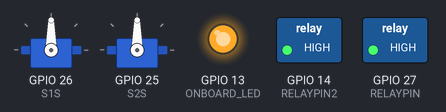
This sketch was run on a simulated ESP32. Shown: 2 × servo, switched loads named in the sketch (green lamp = pin HIGH), output pins drawn as LEDs (lit = HIGH). What the sketch prints to the serial monitor is not drawn.

Above: at 0.1 s.
At 4.35 s:
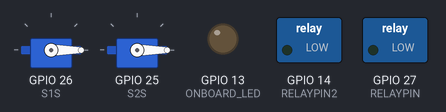
Timing chart, 0 to 5.7 s (numbered marks = the images above):
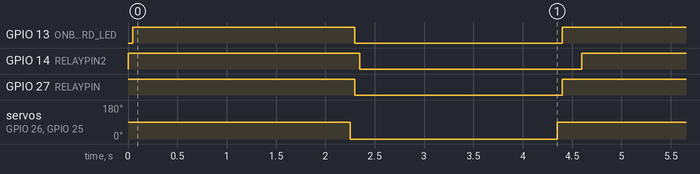

The sketch:

ServoandRelayTest.ino
```cpp
// Identical to DAQBoard code, except meant for flowmeter calibration

/*
This code runs on the DAQ ESP32 and has a couple of main functions.
1. Read sensor data
2. Send sensor data to COM ESP32
3. Recieve servo commands from COM ESP32
4. Send PWM signals to servos
*/

#include <esp_now.h>
#include <WiFi.h>
#include <ESP32Servo.h>
#include <Wire.h>
#include <Arduino.h>
#include "HX711.h"

//define pins to use for the various sensors and connections. define takes up less space on the chip
#define ONBOARD_LED  13

#define CLK 19
#define CLK2 25
#define FM 4

#define S1S 26
#define S2S 25

//define servo min and max values
#define SERVO_MIN_USEC (900)
#define SERVO_MAX_USEC (2100)


int servo1_curr = 0;
int servo2_curr = 0;
int S1=0;
const int RELAYPIN = 27;
const int RELAYPIN2 = 14;


//Initialize the servo objects
Servo servo1;
Servo servo2;


//define servo necessary values
int ADC_Max = 4096;


int count=3;

float endTime;
float timeDiff;


void setup() {
   pinMode(RELAYPIN, OUTPUT);
   pinMode(RELAYPIN2, OUTPUT);

// This statement will declare pin 22 as digital output
digitalWrite(RELAYPIN, HIGH);
digitalWrite(RELAYPIN2, HIGH);

  //attach servo pins
  servo1.attach(S1S,SERVO_MIN_USEC,SERVO_MAX_USEC);
  servo2.attach(S2S,SERVO_MIN_USEC,SERVO_MAX_USEC);

  // attach onboard LED
  pinMode(ONBOARD_LED,OUTPUT);


 Serial.begin(115200);

  // Set device as a Wi-Fi Station

}

void loop() {


  servo1.write(90);
  servo2.write(90);
  delay(50);

  digitalWrite(ONBOARD_LED, HIGH);
  digitalWrite(RELAYPIN, HIGH);
  delay(200);
  digitalWrite(RELAYPIN2, HIGH);
Serial.print("loop");

  delay(2000);

  servo1.write(0);
  servo2.write(0);
  delay(50);
  digitalWrite(ONBOARD_LED, LOW);
  digitalWrite(RELAYPIN, LOW);

  delay(50);
  digitalWrite(RELAYPIN2, LOW);
Serial.print("loop");
  delay(2000);

}
```

Measured:
- by itself, GPIO 13 (ONBOARD_LED), GPIO 27 (RELAYPIN): alternates HIGH for 2.3 s and LOW for 2.1 s
- by itself, GPIO 14 (RELAYPIN2): alternates HIGH for 2.1 s and LOW for 2.3 s
- by itself, servo on GPIO 26 (S1S), servo on GPIO 25 (S2S): alternates 90° for 2.3 s and 0° for 2.1 s
